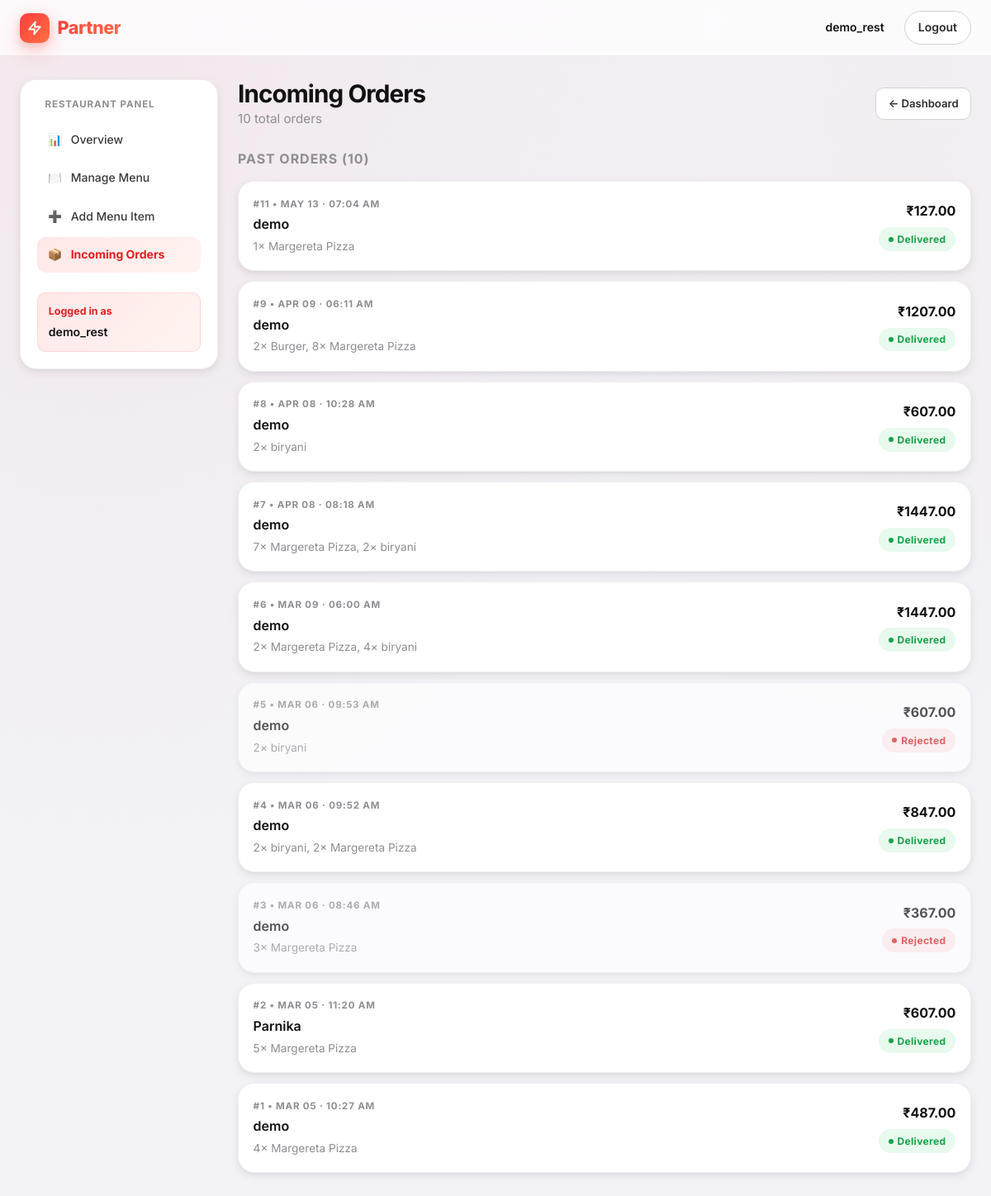
Page /restaurant/orders (signed in) on the committed database.
### models.py (models this page shows)
class User(db.Model, UserMixin):
    id = db.Column(db.Integer, primary_key=True)
    username = db.Column(db.String(150), nullable=False)
    email = db.Column(db.String(150), unique=True, nullable=False)
    password = db.Column(db.String(60), nullable=False)
    role = db.Column(db.String(20), nullable=False, default='user') # 'user', 'restaurant', 'delivery'
    phone = db.Column(db.String(20), nullable=True)
    address = db.Column(db.Text, nullable=True)
    menus = db.relationship('MenuItem', backref='restaurant', lazy=True, foreign_keys='MenuItem.restaurant_id')
    orders = db.relationship('Order', backref='customer', lazy=True, foreign_keys='Order.user_id')
    restaurant_orders = db.relationship('Order', backref='restaurant', lazy=True, foreign_keys='Order.restaurant_id')
    delivery_assignments = db.relationship('Order', backref='delivery_partner', lazy=True, foreign_keys='Order.delivery_partner_id')
    cart_items = db.relationship('CartItem', backref='user', lazy=True)

class Order(db.Model):
    id = db.Column(db.Integer, primary_key=True)
    user_id = db.Column(db.Integer, db.ForeignKey('user.id'), nullable=False)
    restaurant_id = db.Column(db.Integer, db.ForeignKey('user.id'), nullable=False)
    delivery_partner_id = db.Column(db.Integer, db.ForeignKey('user.id'), nullable=True)
    status = db.Column(db.String(50), nullable=False, default='Pending')
    total_amount = db.Column(db.Float, nullable=False)
    delivery_fee = db.Column(db.Float, nullable=False, default=5.0)
    platform_fee = db.Column(db.Float, nullable=False, default=2.0)
    delivery_address = db.Column(db.Text, nullable=False)
    contact_phone = db.Column(db.String(20), nullable=False)
    restaurant_instructions = db.Column(db.Text, nullable=True)
    delivery_instructions = db.Column(db.Text, nullable=True)
    created_at = db.Column(db.DateTime, nullable=False, default=datetime.utcnow)
    items = db.relationship('OrderItem', backref='order', lazy=True)

class OrderItem(db.Model):
    id = db.Column(db.Integer, primary_key=True)
    order_id = db.Column(db.Integer, db.ForeignKey('order.id'), nullable=False)
    menu_item_id = db.Column(db.Integer, db.ForeignKey('menu_item.id'), nullable=False)
    quantity = db.Column(db.Integer, nullable=False)
    price_at_time = db.Column(db.Float, nullable=False)
    menu_item = db.relationship('MenuItem')

class MenuItem(db.Model):
    id = db.Column(db.Integer, primary_key=True)
    name = db.Column(db.String(100), nullable=False)
    description = db.Column(db.Text, nullable=True)
    price = db.Column(db.Float, nullable=False)
    category = db.Column(db.String(50), nullable=False)
    image_url = db.Column(db.String(200), nullable=True, default='default_food.jpg')
    restaurant_id = db.Column(db.Integer, db.ForeignKey('user.id'), nullable=False)
    is_active = db.Column(db.Boolean, default=True)

### routes/restaurant_routes.py (the view)
@restaurant_bp.route('/orders')
@login_required
def orders():
    all_orders = Order.query.filter_by(restaurant_id=current_user.id).order_by(Order.created_at.desc()).all()
    return render_template('restaurant/orders.html', orders=all_orders)

### routes/restaurant_routes.py (called while the page is built)
@restaurant_bp.before_request
def check_role():
    if current_user.is_authenticated and current_user.role != 'restaurant':
        flash('Please login as a restaurant.', 'warning')
        return redirect(url_for('auth.login', role='restaurant'))

### templates/restaurant/orders.html (shortened to what this page needs)
{% extends 'base_restaurant.html' %}
{% block content %}
<div class="section-header fade-up">
    <div>
        <h1 class="section-title">Incoming Orders</h1>
        <p class="section-subtitle">{{ orders|length }} total order{{ 's' if orders|length != 1 else '' }}</p>
    </div>
    <a href="{{ url_for('restaurant.dashboard') }}" class="btn btn-outline btn-sm" id="backDashBtn">← Dashboard</a>
</div>
{% if orders %}
{% set active_orders = [] %}
{% set past_orders = [] %}
{% for o in orders %}
    {% if o.status in ['Pending', 'Accepted', 'Preparing', 'Ready'] %}
        {% set _ = active_orders.append(o) %}
    {% else %}
        {% set _ = past_orders.append(o) %}
    {% endif %}
{% endfor %}
{% if past_orders %}
<h2 style="font-size:1rem;font-weight:700;text-transform:uppercase;letter-spacing:.06em;color:var(--ink-400);margin:1.5rem 0 .85rem;">
    Past Orders ({{ past_orders|length }})
</h2>
{% for order in past_orders %}
<div class="panel" style="padding:1.1rem;margin-bottom:.75rem;opacity:{% if order.status == 'Rejected' %}0.7{% else %}1{% endif %};" id="order-{{ order.id }}">
    <div class="flex-between" style="flex-wrap:wrap;gap:.65rem;">
        <div>
            <div style="font-size:.72rem;font-weight:700;text-transform:uppercase;letter-spacing:.07em;color:var(--ink-400);">
                #{{ order.id }} &bull; {{ order.created_at.strftime('%b %d · %I:%M %p') }}
            </div>
            <div style="font-weight:600;margin-top:.2rem;">{{ order.customer.username }}</div>
            <p class="meta" style="margin:.2rem 0 0;">
                {% for item in order.items %}{{ item.quantity }}× {{ item.menu_item.name }}{% if not loop.last %}, {% endif %}{% endfor %}
            </p>
        </div>
        <div style="text-align:right;">
            <div style="font-weight:700;font-size:1rem;margin-bottom:.35rem;">₹{{ '%.2f' % order.total_amount }}</div>
            {% if order.status == 'Delivered' %}
            <span class="status-pill status-success">{{ order.status }}</span>
            {% elif order.status == 'Rejected' %}
            <span class="status-pill status-danger">{{ order.status }}</span>
            {% else %}
            <span class="status-pill status-info">{{ order.status }}</span>
            {% endif %}
        </div>
    </div>
</div>
{% endfor %}
{% endif %}
{% else %}
<div class="panel empty-state fade-up">
    <div class="empty-icon">📦</div>
    <h3>No orders yet</h3>
    <p>Orders from customers will appear here once they start ordering from your restaurant.</p>
</div>
{% endif %}
{% endblock %}

### templates/base_restaurant.html (shortened to what this page needs)
<!DOCTYPE html>
<html lang="en">
<head>
    <link rel="stylesheet" href="{{ url_for('static', filename='css/style.css') }}">
</head>
<body>
    <nav class="topbar" id="topbar">
        <div class="topbar-inner">
            <a href="{{ url_for('restaurant.dashboard') }}" class="brand">
                <span class="brand-mark"><svg width="18" height="18" viewBox="0 0 24 24" fill="none" stroke="currentColor" stroke-width="2.5" stroke-linecap="round" stroke-linejoin="round"><polygon points="13 2 3 14 12 14 11 22 21 10 12 10 13 2"></polygon></svg></span>
                <span class="brand-text">Partner</span>
            </a>
            <div class="nav-actions">
                <span style="font-weight:600; font-size:0.875rem; margin-right:1rem;">{{ current_user.username }}</span>
                <a href="{{ url_for('auth.logout') }}" class="nav-button secondary">Logout</a>
            </div>
        </div>
    </nav>
    <main class="container page-shell">
        <div class="dashboard-layout">
            <aside class="sidebar-nav fade-up">
                <h4>Restaurant Panel</h4>
                <a href="{{ url_for('restaurant.dashboard') }}" class="nav-item {% if request.endpoint == 'restaurant.dashboard' %}active{% endif %}" id="navOverview">
                    <span>📊</span> Overview
                </a>
                <a href="{{ url_for('restaurant.manage_menu') }}" class="nav-item {% if request.endpoint == 'restaurant.manage_menu' %}active{% endif %}" id="navManageMenu">
                    <span>🍽️</span> Manage Menu
                </a>
                <a href="{{ url_for('restaurant.add_menu') }}" class="nav-item {% if request.endpoint == 'restaurant.add_menu' %}active{% endif %}" id="navAddItem">
                    <span>➕</span> Add Menu Item
                </a>
                <a href="{{ url_for('restaurant.orders') }}" class="nav-item {% if request.endpoint == 'restaurant.orders' %}active{% endif %}" id="navOrders">
                    <span>📦</span> Incoming Orders
                </a>
                <div style="margin-top:1.5rem;padding:.75rem .8rem;background:var(--brand-gradient-soft);border-radius:var(--r-sm);border:1px solid rgba(255,61,61,0.12);">
                    <div style="font-size:.78rem;font-weight:700;color:var(--brand-red-dark);margin-bottom:.25rem;">Logged in as</div>
                    <div style="font-weight:600;font-size:.88rem;color:var(--ink-900);">{{ current_user.username }}</div>
                </div>
            </aside>
            <div class="fade-up-1">
                {% block content %}{% endblock %}
            </div>
        </div>
    </main>
</body>
</html>

### rows in the picture
User: username "demo_rest"
Order: id "11", created_at "MAY 13 · 07:04 AM", customer.username "demo", total_amount "127.00", status "Delivered"
OrderItem: quantity "1", menu_item.name "Margereta Pizza"
Order: id "9", created_at "APR 09 · 06:11 AM", customer.username "demo", total_amount "1207.00", status "Delivered"
OrderItem: quantity "2", menu_item.name "Burger"
OrderItem: quantity "8", menu_item.name "Margereta Pizza"
Order: id "8", created_at "APR 08 · 10:28 AM", customer.username "demo", total_amount "607.00", status "Delivered"
OrderItem: quantity "2", menu_item.name "biryani"
Order: id "7", created_at "APR 08 · 08:18 AM", customer.username "demo", total_amount "1447.00", status "Delivered"
OrderItem: quantity "7", menu_item.name "Margereta Pizza"
OrderItem: quantity "2", menu_item.name "biryani"
Order: id "6", created_at "MAR 09 · 06:00 AM", customer.username "demo", total_amount "1447.00", status "Delivered"
OrderItem: quantity "2", menu_item.name "Margereta Pizza"
OrderItem: quantity "4", menu_item.name "biryani"
Order: id "5", created_at "MAR 06 · 09:53 AM", customer.username "demo", total_amount "607.00", status "Rejected"
OrderItem: quantity "2", menu_item.name "biryani"
Order: id "4", created_at "MAR 06 · 09:52 AM", customer.username "demo", total_amount "847.00", status "Delivered"
OrderItem: quantity "2", menu_item.name "biryani"
OrderItem: quantity "2", menu_item.name "Margereta Pizza"
Order: id "3", created_at "MAR 06 · 08:46 AM", customer.username "demo", total_amount "367.00", status "Rejected"
OrderItem: quantity "3", menu_item.name "Margereta Pizza"
Order: id "2", created_at "MAR 05 · 11:20 AM", customer.username "Parnika", total_amount "607.00", status "Delivered"
OrderItem: quantity "5", menu_item.name "Margereta Pizza"
Order: id "1", created_at "MAR 05 · 10:27 AM", customer.username "demo", total_amount "487.00", status "Delivered"
OrderItem: quantity "4", menu_item.name "Margereta Pizza"

### other values in the picture
{{ orders|length }} "10"
{{ 's' if orders|length != 1 else '' }} "s"
{{ past_orders|length }} "10"
